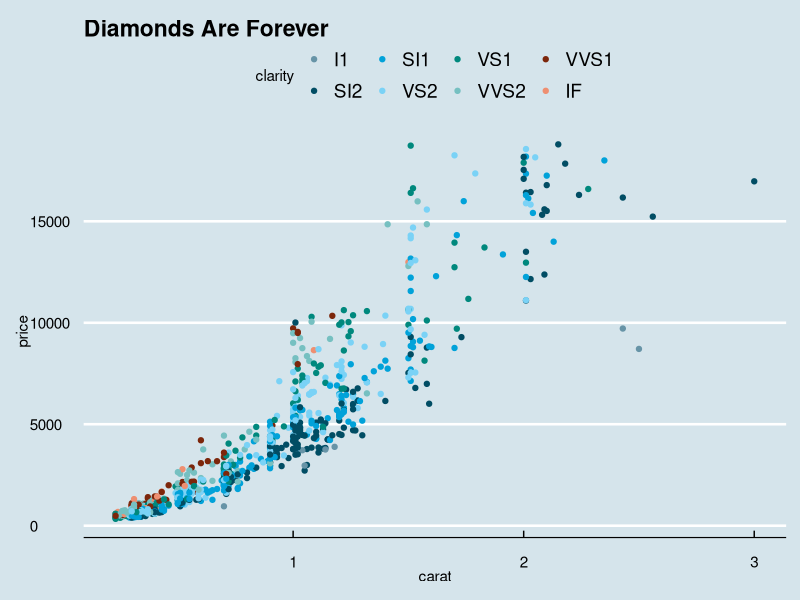

Reproduce this figure in R. (Note: this script raises an error after producing the figure.)
## ---- chunk 1
library(ggplot2)
library(ggthemes)
## ---- chunk 2
dsamp <- diamonds[sample(nrow(diamonds), 1000), ]
q <- (qplot(carat, price, data=dsamp, colour=clarity)
      + ggtitle("Diamonds Are Forever"))

## Standard
q + theme_economist() + scale_colour_economist()

## Stata colors
q + theme_economist(stata=TRUE) + scale_colour_economist(stata=TRUE)

## Darker plot region
q + theme_economist(dkpanel=TRUE) + scale_colour_economist(stata=TRUE)

## Darker plot region is best for for facets
dkblue <- ggthemes_data$economist$fg['blue_dark']
(ggplot(data=dsamp, aes(x=carat, y=price))
 + geom_point(colour=dkblue)
 + facet_grid(. ~ cut )
 + theme_economist(dkpanel=TRUE))

##' ## Change axis lines to vertical
(q + theme_economist(horizontal=FALSE)
 + scale_colour_economist() + coord_flip())

## White panel/light gray background
(q + theme_economist_white()
 + scale_colour_economist())

## All white variant
(q + theme_economist_white(gray_bg=FALSE)
 + scale_colour_economist())
## Not run: 
##D ## The Economist uses ITC Officina Sans
##D library(extrafont)
##D (q + theme_economist(base_family="ITC Officina Sans")
##D + scale_colour_economist())
##D 
##D ## Verdana is a widely available substitute
##D (q + theme_economist(base_family="Verdana")
##D + scale_colour_economist())
## End(Not run)



